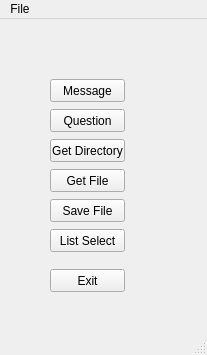
<?xml version="1.0" encoding="UTF-8"?>
<ui version="4.0">
 <class>MainWindow</class>
 <widget class="QMainWindow" name="MainWindow">
  <property name="geometry">
   <rect>
    <x>0</x>
    <y>0</y>
    <width>207</width>
    <height>355</height>
   </rect>
  </property>
  <property name="windowTitle">
   <string>Popup Template</string>
  </property>
  <widget class="QWidget" name="centralwidget">
   <widget class="QPushButton" name="pushButtonExit">
    <property name="geometry">
     <rect>
      <x>50</x>
      <y>250</y>
      <width>75</width>
      <height>23</height>
     </rect>
    </property>
    <property name="text">
     <string>Exit</string>
    </property>
   </widget>
   <widget class="QPushButton" name="pushButtonSaveFile">
    <property name="geometry">
     <rect>
      <x>50</x>
      <y>180</y>
      <width>75</width>
      <height>23</height>
     </rect>
    </property>
    <property name="text">
     <string>Save File</string>
    </property>
   </widget>
   <widget class="QPushButton" name="pushButtonMessage">
    <property name="geometry">
     <rect>
      <x>50</x>
      <y>60</y>
      <width>75</width>
      <height>23</height>
     </rect>
    </property>
    <property name="text">
     <string>Message</string>
    </property>
   </widget>
   <widget class="QPushButton" name="pushButtonGetDirectory">
    <property name="geometry">
     <rect>
      <x>50</x>
      <y>120</y>
      <width>75</width>
      <height>23</height>
     </rect>
    </property>
    <property name="text">
     <string>Get Directory</string>
    </property>
   </widget>
   <widget class="QPushButton" name="pushButtonGetFile">
    <property name="geometry">
     <rect>
      <x>50</x>
      <y>150</y>
      <width>75</width>
      <height>23</height>
     </rect>
    </property>
    <property name="text">
     <string>Get File</string>
    </property>
   </widget>
   <widget class="QPushButton" name="pushButtonQuestion">
    <property name="geometry">
     <rect>
      <x>50</x>
      <y>90</y>
      <width>75</width>
      <height>23</height>
     </rect>
    </property>
    <property name="text">
     <string>Question</string>
    </property>
   </widget>
   <widget class="QPushButton" name="pushButtonListSelect">
    <property name="geometry">
     <rect>
      <x>50</x>
      <y>210</y>
      <width>75</width>
      <height>23</height>
     </rect>
    </property>
    <property name="text">
     <string>List Select</string>
    </property>
   </widget>
  </widget>
  <widget class="QMenuBar" name="menubar">
   <property name="geometry">
    <rect>
     <x>0</x>
     <y>0</y>
     <width>207</width>
     <height>21</height>
    </rect>
   </property>
   <widget class="QMenu" name="menuExit">
    <property name="title">
     <string>File</string>
    </property>
    <addaction name="actionExit"/>
   </widget>
   <addaction name="menuExit"/>
  </widget>
  <widget class="QStatusBar" name="statusbar"/>
  <action name="actionExit">
   <property name="text">
    <string>Exit</string>
   </property>
  </action>
 </widget>
 <resources/>
 <connections>
  <connection>
   <sender>pushButtonExit</sender>
   <signal>clicked()</signal>
   <receiver>pushButtonExit</receiver>
   <slot>show()</slot>
   <hints>
    <hint type="sourcelabel">
     <x>87</x>
     <y>262</y>
    </hint>
    <hint type="destinationlabel">
     <x>87</x>
     <y>262</y>
    </hint>
   </hints>
  </connection>
 </connections>
</ui>
